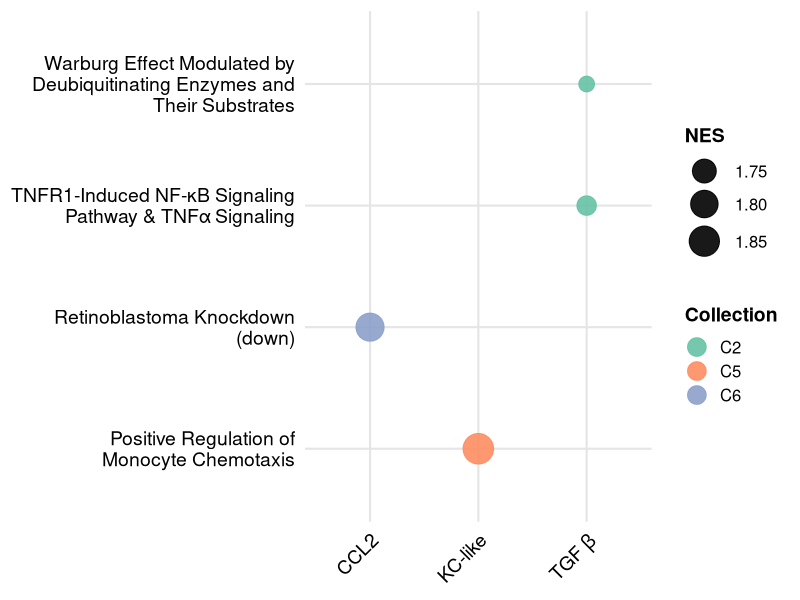
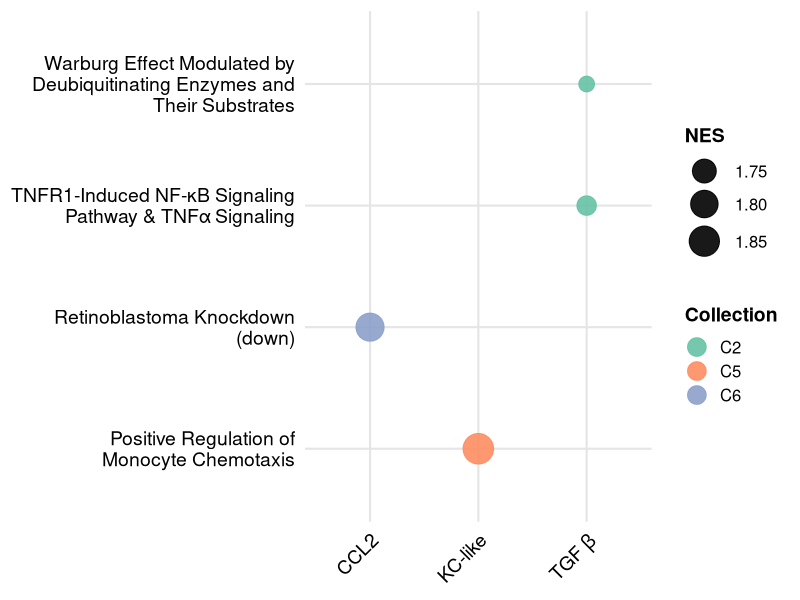

R code for these plots, in order:
library(ggplot2)
library(dplyr)
library(readr)
library(stringr)

# 1) read your summary CSV
summary_df <- read_csv("summary_GSEA.csv", show_col_types = FALSE) %>%
  # ensure cytokine is a factor in the exact order you want
  mutate(
    cytokine = factor(cytokine, levels = c("CCL2", "KC-like", "TGFb", "TNFa")),
    # wrap only the long pathway names, not the cytokine labels
    pathway_short = str_wrap(pathway, width = 30)
  )

# 2) plot
p <- ggplot(summary_df, aes(x = cytokine, y = pathway_short)) +
  geom_point(aes(color = collection, size = NES), alpha = 0.9) +
  scale_x_discrete(labels = c(
    CCL2      = "CCL2",
    `KC-like` = "KC-like",
    TGFb      = expression(TGF~beta),
    TNFa      = expression(TNF~alpha)
  )) +
  scale_color_brewer("Collection", palette = "Set2") +
  scale_size_continuous(name = "NES", range = c(5,10)) +
  guides(
    color = guide_legend(override.aes = list(size = 6)),
    size  = guide_legend()
  ) +
  theme_minimal(base_size = 16) +
  theme(
    axis.text.x      = element_text(color = "black", size = 14,
                                    angle = 45, hjust = 1),
    axis.text.y      = element_text(color = "black", size = 14),
    axis.title       = element_blank(),
    legend.title     = element_text(size = 14, face = "bold"),
    legend.text      = element_text(size = 12),
    panel.grid.major = element_line(color = "grey90"),
    panel.grid.minor = element_blank()
  ) 

print(p)

ggsave(
  "GSEA_dotplot_selected_clean.png",
  p,
  width  = 8,
  height = 5,
  dpi    = 600
)
